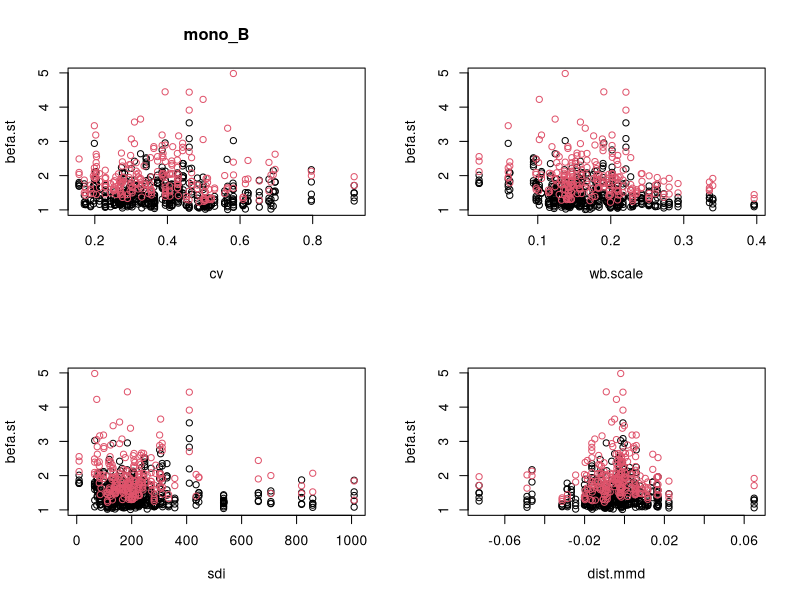
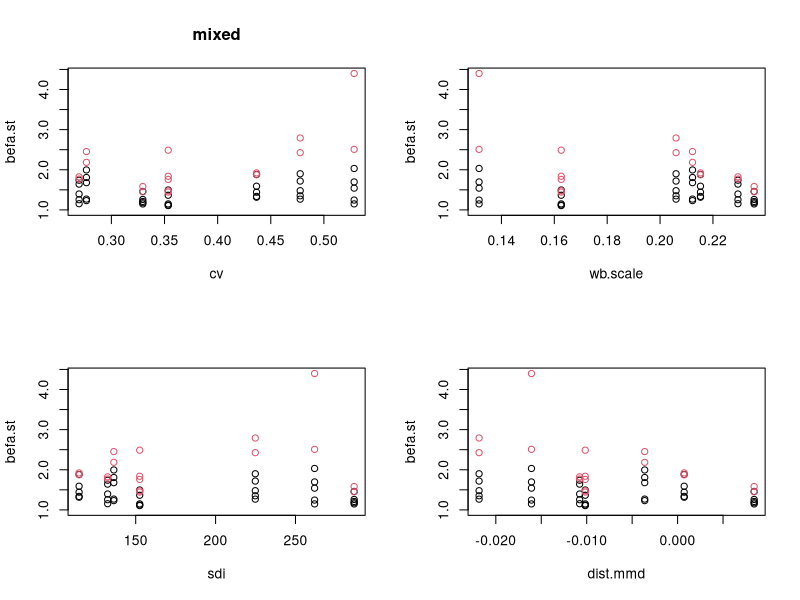
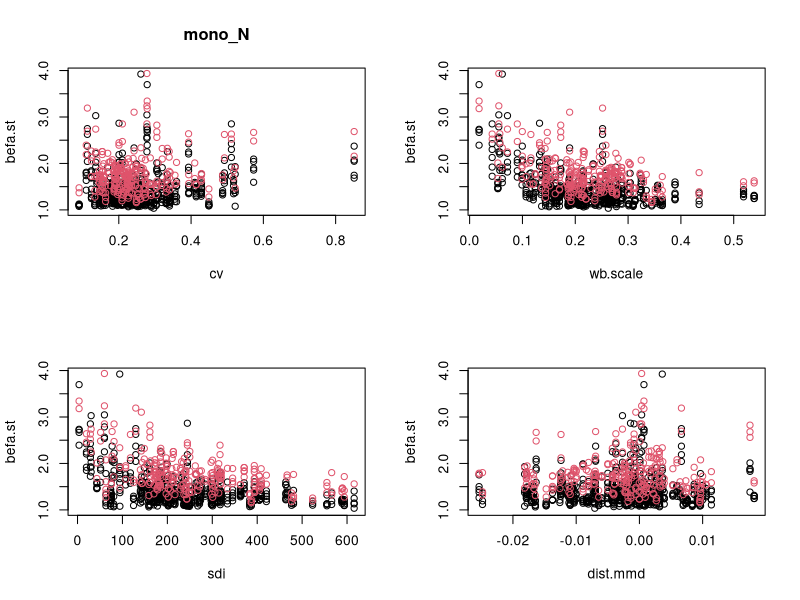
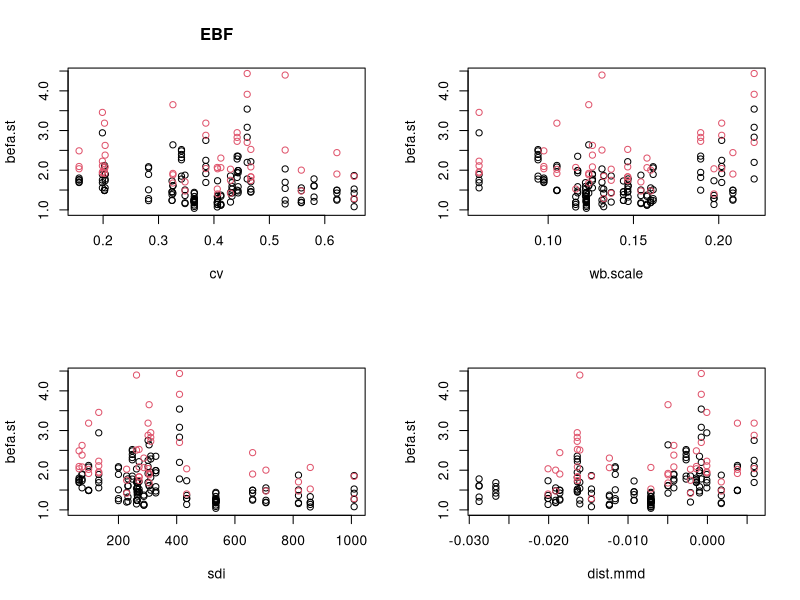
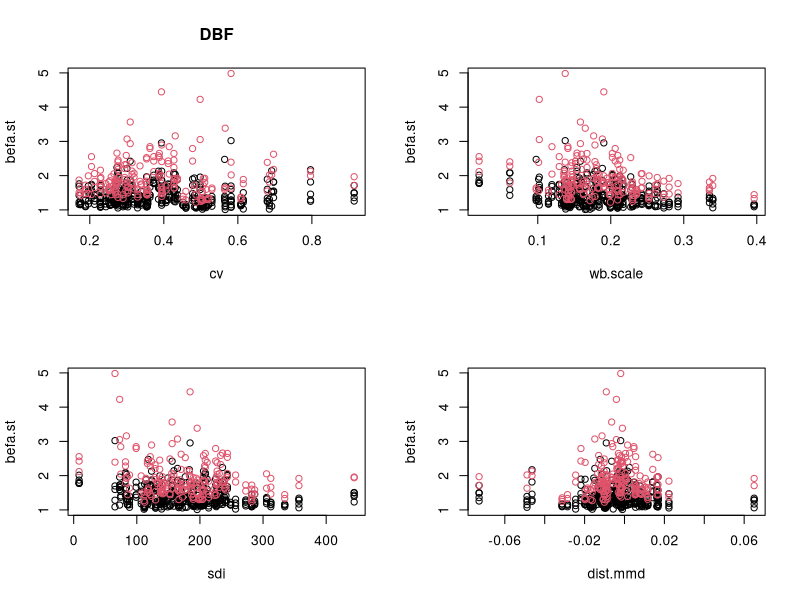
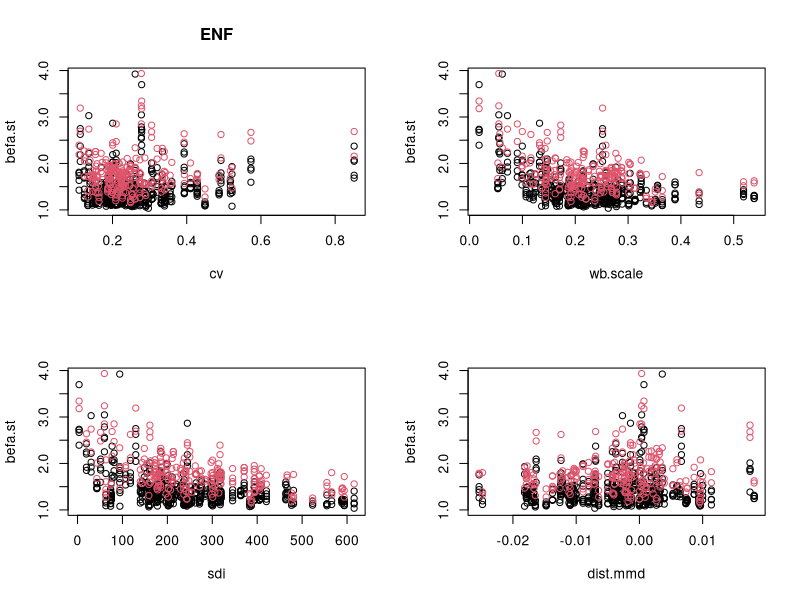
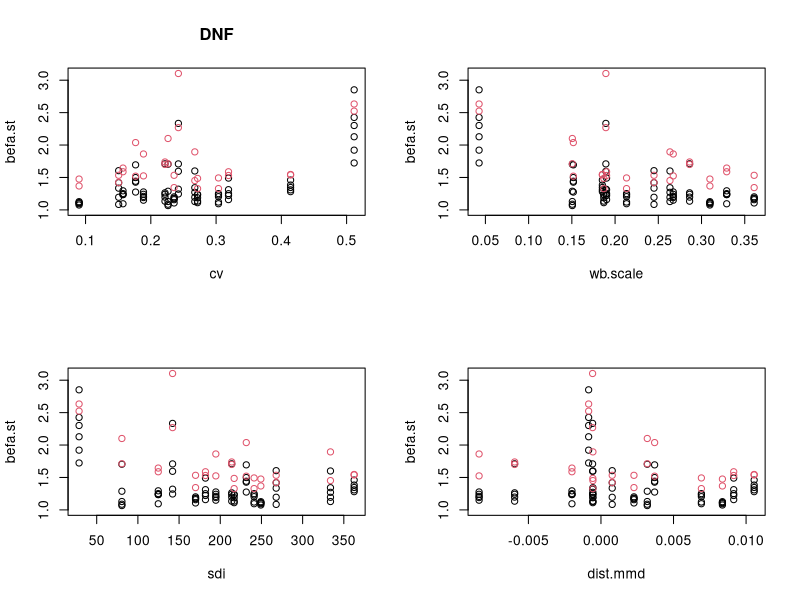
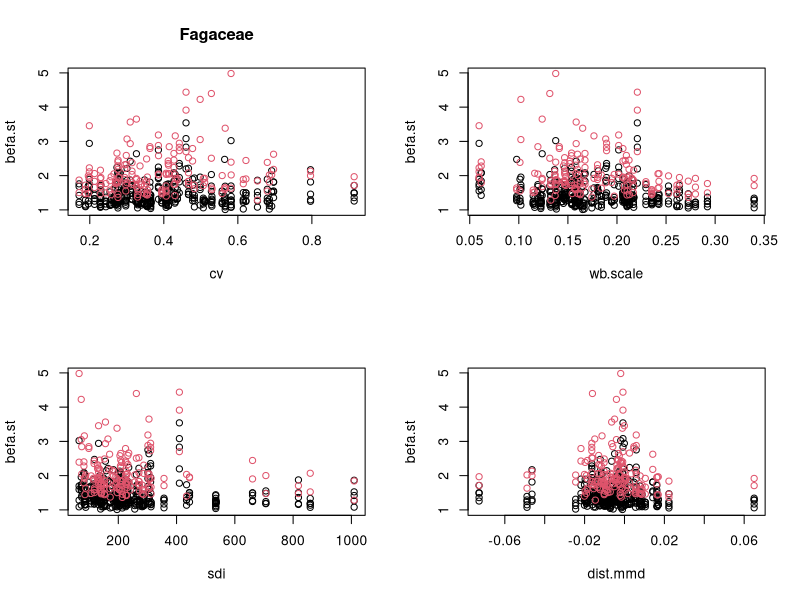

The R script that drew these images, in order:
# renv::restore('..')
# renv::status('..')
getwd()
# source('01_data_process_plot_havests.R')
# system('ls -alt ../processed_data')
bp<-read.table('../processed_data/plot_biomass.txt',sep='\t',head=TRUE)
bp$d2h<-bp$d^2*bp$h
bp$cai<-(bp$Vst-bp$Vst.5)/5
bp$Bw<-(bp$Bst+bp$Bbr+bp$Bcr)
bp$Baw<-(bp$Bst+bp$Bbr)
bp$Ba<-(bp$Bst+bp$Bbr+bp$Bf)
bp$Bt<-(bp$Bst+bp$Bbr+bp$Bcr+bp$Bf)
sum(!is.na(unique(bp$sp_code)))
unique(bp$sp_code)
unique(bp$ft1.forest_type)

par(mfrow=c(2,2))
for (i in unique(bp$ft1.forest_type)){
	df1<-bp[bp$ft1.forest_type ==i,]
lmx<-max(c(df1$beft.st,df1$befa.st),na.rm=TRUE)
	plot(befa.st~ cv,df1,ylim=c(1,lmx),main=i)
	points(beft.st~ cv,df1,col=2)

	plot(befa.st~ wb.scale,ylim=c(1,lmx),df1)
	points(beft.st~ wb.scale,df1,col=2)

	plot(befa.st~sdi,ylim=c(1,lmx),df1)
	points(beft.st~ sdi,df1,col=2)
	
	plot(befa.st~dist.mmd,ylim=c(1,lmx),df1)
	points(beft.st~ dist.mmd,df1,col=2)	
	
	}


par(mfrow=c(2,2))
for (i in unique(bp$PFT)){
	df1<-bp[bp$PFT==i,]
lmx<-max(c(df1$beft.st,df1$befa.st),na.rm=TRUE)
	plot(befa.st~ cv,df1,ylim=c(1,lmx),main=i)
	points(beft.st~ cv,df1,col=2)

	plot(befa.st~ wb.scale,ylim=c(1,lmx),df1)
	points(beft.st~ wb.scale,df1,col=2)

	plot(befa.st~sdi,ylim=c(1,lmx),df1)
	points(beft.st~ sdi,df1,col=2)
	
	plot(befa.st~dist.mmd,ylim=c(1,lmx),df1)
	points(beft.st~ dist.mmd,df1,col=2)	
	
	}

par(mfrow=c(2,2))
for (i in unique(bp$Family)){
	df1<-bp[bp$Family==i,]
lmx<-max(c(df1$beft.st,df1$befa.st),na.rm=TRUE)
	plot(befa.st~ cv,df1,ylim=c(1,lmx),main=i)
	points(beft.st~ cv,df1,col=2)

	plot(befa.st~ wb.scale,ylim=c(1,lmx),df1)
	points(beft.st~ wb.scale,df1,col=2)

	plot(befa.st~sdi,ylim=c(1,lmx),df1)
	points(beft.st~ sdi,df1,col=2)
	
	plot(befa.st~dist.mmd,ylim=c(1,lmx),df1)
	points(beft.st~ dist.mmd,df1,col=2)	
	
	}
	

par(mfrow=c(2,2))
for (i in unique(bp$Genus)){
	df1<-bp[bp$Genus==i,]
lmx<-max(c(df1$beft.st,df1$befa.st),na.rm=TRUE)
	plot(befa.st~ cv,df1,ylim=c(1,lmx),main=i)
	points(beft.st~ cv,df1,col=2)

	plot(befa.st~ wb.scale,ylim=c(1,lmx),df1)
	points(beft.st~ wb.scale,df1,col=2)

	plot(befa.st~sdi,ylim=c(1,lmx),df1)
	points(beft.st~ sdi,df1,col=2)
	
	plot(befa.st~dist.mmd,ylim=c(1,lmx),df1)
	points(beft.st~ dist.mmd,df1,col=2)	
	
	}


par(mfrow=c(2,2))
for (i in unique(bp$sp_code)[1:12]){
	df1<-bp[bp$sp_code==i,]
lmx<-max(c(df1$beft.st,df1$befa.st),na.rm=TRUE)
	plot(befa.st~ cv,df1,ylim=c(1,lmx),main=i)
	points(beft.st~ cv,df1,col=2)

	plot(befa.st~ wb.scale,ylim=c(1,lmx),df1)
	points(beft.st~ wb.scale,df1,col=2)

	plot(befa.st~sdi,ylim=c(1,lmx),df1)
	points(beft.st~ sdi,df1,col=2)
	
	plot(befa.st~dist.mmd,ylim=c(1,lmx),df1)
	points(beft.st~ dist.mmd,df1,col=2)	
	
	}
